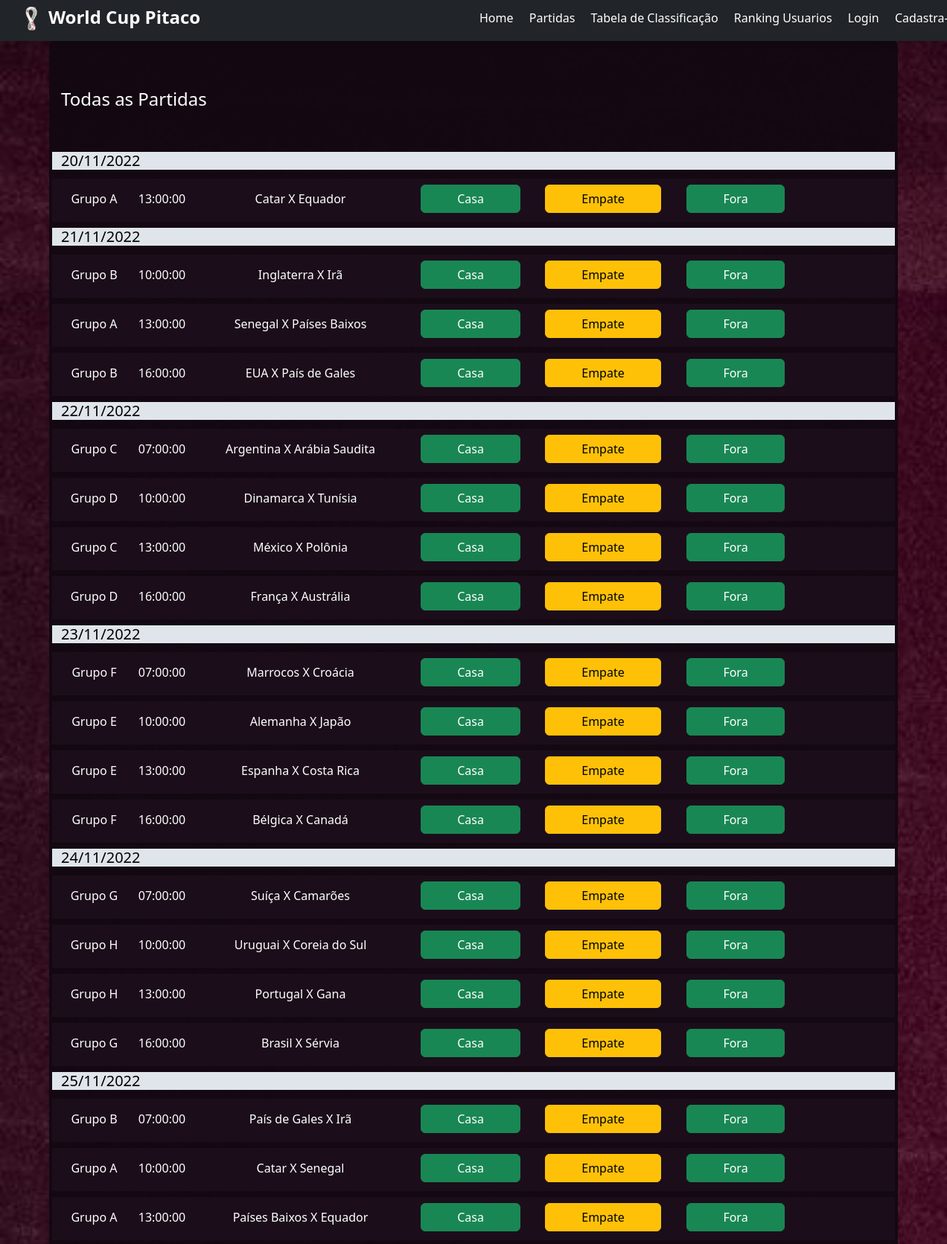
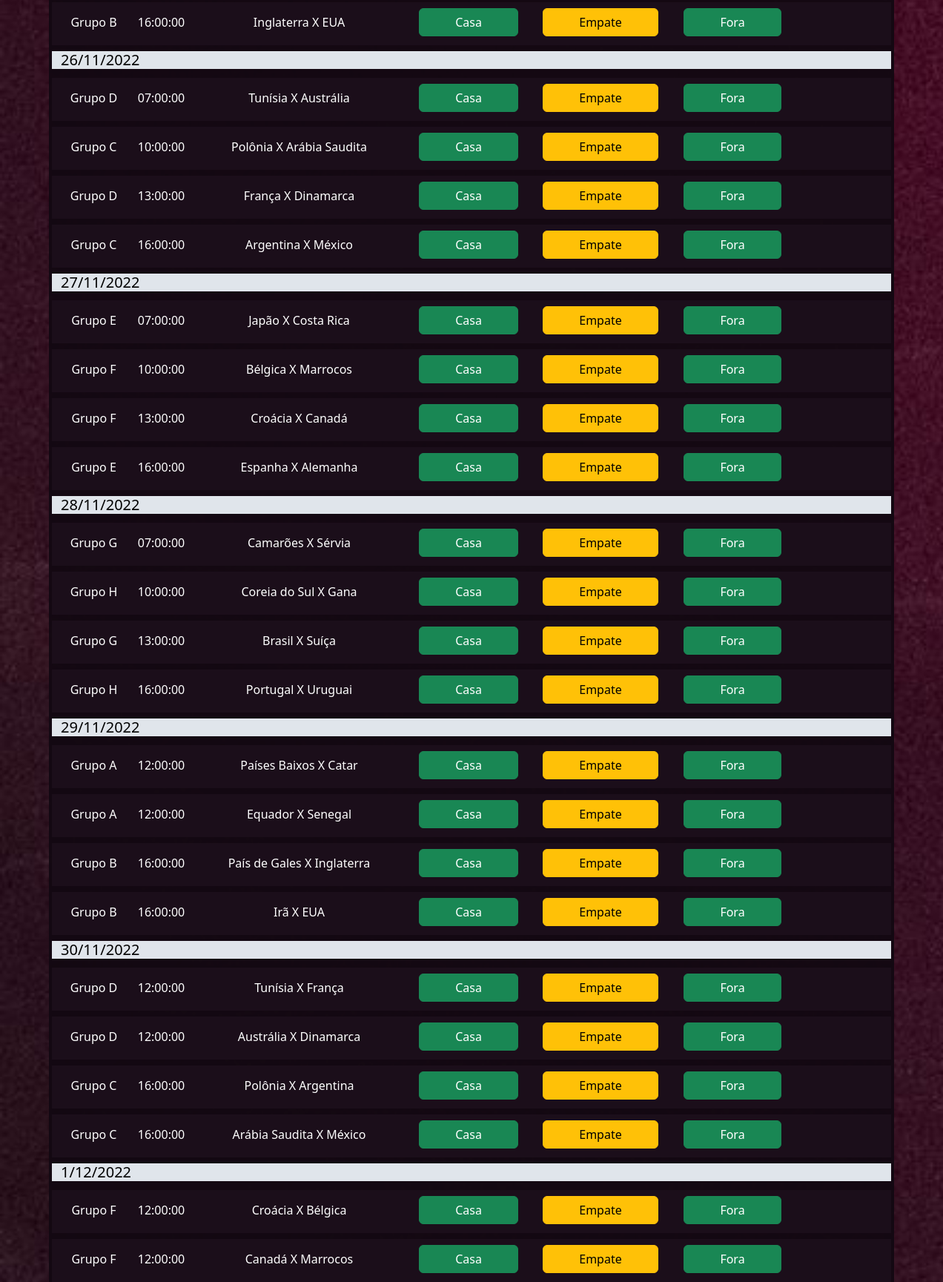
The page /selecoes/partida/todas (upper part) on the database its author committed (2 pictures, top to bottom).
### copadomundo/models.py (models this page shows, shortened)
class Partida(database.Model):
    id = database.Column(database.Integer, primary_key=True)
    descricao = database.Column(database.String, nullable=False)
    gol_casa = database.Column(database.Integer, default=0)
    gol_fora = database.Column(database.Integer, default=0)
    data_partida = database.Column(database.DateTime, default=datetime.now())
    palpites = database.relationship('Palpite', backref='partida', lazy=True)
    status = database.Column(database.String, default="aguardando")

class Grupo(database.Model):
    id = database.Column(database.Integer, primary_key=True)
    nome_grupo = database.Column(database.String, nullable=False, unique=True)
    selecoes = database.relationship('Selecao', backref='grupo', lazy=True)

class Selecao(database.Model):
    id = database.Column(database.Integer, primary_key=True)
    id_grupo = database.Column(database.Integer, database.ForeignKey('grupo.id'), nullable=False)
    id_eliminatoria = database.Column(database.Integer, database.ForeignKey('eliminatoria.id'))
    nome = database.Column(database.String, nullable=False, unique=True)
    foto_selecao = database.Column(database.String, default='selecao_default.png')
    pontos = database.Column(database.Integer, default=0)
    gols_marcado = database.Column(database.Integer, default=0)
    gols_sofrido = database.Column(database.Integer, default=0)
    vitorias = database.Column(database.Integer, default=0)
    derrotas = database.Column(database.Integer, default=0)
    empates = database.Column(database.Integer, default=0)
    qnt_jogos = database.Column(database.Integer, default=0)
    partidas = database.relationship('Partida', secondary=partida_selecao, lazy='subquery', backref=database.backref('selecoes', lazy=True))

### copadomundo/routes.py (the view)
@app.route('/selecoes/partida/todas', methods=['POST', 'GET'])
def todas_partidas():
    partidas = Partida.query.filter(Partida.status.not_like('Finalizada')).order_by(Partida.data_partida).all()
    datas_partidas = []
    data_atual = datetime.now()
    if partidas:
        for partida in partidas:
            if partida.data_partida.date() not in datas_partidas:
                datas_partidas.append(partida.data_partida.date())
        print(datas_partidas)
    return render_template('partidas.html', partidas=partidas, datas_partidas=datas_partidas, data_atual=data_atual)

### copadomundo/templates/partidas.html (shortened to what this page needs)
{% extends 'base.html' %}
{% block body %}
<div class="container rounded-2 p-3 transparent-2 white"style="">
    <div class="row my-5">
        <div class="col-12">
            <h4>Todas as Partidas</h4>
        </div>
    </div>
    {% if partidas %}
        {% for data_partida in datas_partidas %}
            {% set dif = data_partida - data_atual.date() %}
            {% if dif.days >= -1 %}
        <div class="row align-items-center mb-1">
            <div class="col-12 align-self-center mb-2" style="background-color: #e0e5eb;"><h5 class="m-0 black">{{data_partida.day}}/{{data_partida.month}}/{{data_partida.year}}</h5></div>
        </div>
                {% for partida in partidas %}
                    {% if partida.data_partida.date() == data_partida %}
                <div class="row mb-2 transparent-3 p-2 align-items-center d-xl-flex d-lg-flex d-md-flex d-sm-block" style="">
                    <div class="col-xl-1 col-lg-1 col-md-1 px-0 ps-1 text-sm-center mb-sm-1">Grupo {{ partida.selecoes[0].grupo.nome_grupo }}</div>
                    <div class="col-xl-1 col-lg-1 col-md-1 text-sm-center mb-sm-1">{{ partida.data_partida.time() }}</div>
                    <div class="col-xl-3 col-lg-3 col-md-3 text-sm-center mb-sm-1">{{ partida.selecoes[0].nome }} X {{ partida.selecoes[1].nome }}</div>
                    <div class="col-xl-6 col-lg-6 col-md-6 col-sm-12 text-sm-center mb-sm-1">
                        <div class="row justify-content-center align-center" style="width: 100%;">
                            <div class="col-4 px-0 m-0"><a href="{% if current_user.is_authenticated %} {{ url_for('palpite', usuario=current_user.username, partida=partida.id, pitaco='casa') }} {% else %} {{ url_for('palpite', usuario='None', partida=partida.id, pitaco='casa') }} {% endif %}" class="btn btn-success px-5 m-0">Casa</a></div>
                            <div class="col-4 px-0 m-0"><a href="{% if current_user.is_authenticated %} {{ url_for('palpite', usuario=current_user.username, partida=partida.id, pitaco='empate') }} {% else %} {{ url_for('palpite', usuario='None', partida=partida.id, pitaco='empate') }} {% endif %}" class="btn btn-warning px-5 m-0">Empate</a></div>
                            <div class="col-4 px-0 m-0"><a href="{% if current_user.is_authenticated %} {{ url_for('palpite', usuario=current_user.username, partida=partida.id, pitaco='fora') }} {% else %} {{ url_for('palpite', usuario='None', partida=partida.id, pitaco='fora') }} {% endif %}" class="btn btn-success px-5 m-0">Fora</a></div>
                        </div>
                    </div>
                </div>
                    {% endif %}
                {% endfor %}
            {% endif %}
        {% endfor %}
        {% else %}
        <h4>Não há partidas cadastradas!</h4>
    {% endif %}
</div>
{% endblock %}

### copadomundo/static/main.css (style rules this page uses)
body { background-repeat: no-repeat; background-attachment: fixed; background-size: cover; }
.container { background-color: #130912e8; }
.transparent-2 { background-color: #130912f6; }
.transparent-3 { background-color: #1b0f1af6; }
.white { color: white; }
.black { color: rgb(0, 0, 0); }

### rows shown on the page
Partida: nome_grupo "A", data_partida.time "13:00:00", nome "Catar", nome "Equador"
Partida: nome_grupo "B", data_partida.time "10:00:00", nome "Inglaterra", nome "Irã"
Partida: nome_grupo "A", data_partida.time "13:00:00", nome "Senegal", nome "Países Baixos"
Partida: nome_grupo "B", data_partida.time "16:00:00", nome "EUA", nome "País de Gales"
Partida: nome_grupo "C", data_partida.time "07:00:00", nome "Argentina", nome "Arábia Saudita"
Partida: nome_grupo "D", data_partida.time "10:00:00", nome "Dinamarca", nome "Tunísia"
Partida: nome_grupo "C", data_partida.time "13:00:00", nome "México", nome "Polônia"
Partida: nome_grupo "D", data_partida.time "16:00:00", nome "França", nome "Austrália"
Partida: nome_grupo "F", data_partida.time "07:00:00", nome "Marrocos", nome "Croácia"
Partida: nome_grupo "E", data_partida.time "10:00:00", nome "Alemanha", nome "Japão"
Partida: nome_grupo "E", data_partida.time "13:00:00", nome "Espanha", nome "Costa Rica"
Partida: nome_grupo "F", data_partida.time "16:00:00", nome "Bélgica", nome "Canadá"
Partida: nome_grupo "G", data_partida.time "07:00:00", nome "Suíça", nome "Camarões"
Partida: nome_grupo "H", data_partida.time "10:00:00", nome "Uruguai", nome "Coreia do Sul"
Partida: nome_grupo "H", data_partida.time "13:00:00", nome "Portugal", nome "Gana"
Partida: nome_grupo "G", data_partida.time "16:00:00", nome "Brasil", nome "Sérvia"
Partida: nome_grupo "B", data_partida.time "07:00:00", nome "País de Gales", nome "Irã"
Partida: nome_grupo "A", data_partida.time "10:00:00", nome "Catar", nome "Senegal"
Partida: nome_grupo "A", data_partida.time "13:00:00", nome "Países Baixos", nome "Equador"
Partida: nome_grupo "B", data_partida.time "16:00:00", nome "Inglaterra", nome "EUA"
Partida: nome_grupo "D", data_partida.time "07:00:00", nome "Tunísia", nome "Austrália"
Partida: nome_grupo "C", data_partida.time "10:00:00", nome "Polônia", nome "Arábia Saudita"
Partida: nome_grupo "D", data_partida.time "13:00:00", nome "França", nome "Dinamarca"
Partida: nome_grupo "C", data_partida.time "16:00:00", nome "Argentina", nome "México"
Partida: nome_grupo "E", data_partida.time "07:00:00", nome "Japão", nome "Costa Rica"
Partida: nome_grupo "F", data_partida.time "10:00:00", nome "Bélgica", nome "Marrocos"
Partida: nome_grupo "F", data_partida.time "13:00:00", nome "Croácia", nome "Canadá"
Partida: nome_grupo "E", data_partida.time "16:00:00", nome "Espanha", nome "Alemanha"
Partida: nome_grupo "G", data_partida.time "07:00:00", nome "Camarões", nome "Sérvia"
Partida: nome_grupo "H", data_partida.time "10:00:00", nome "Coreia do Sul", nome "Gana"
Partida: nome_grupo "G", data_partida.time "13:00:00", nome "Brasil", nome "Suíça"
Partida: nome_grupo "H", data_partida.time "16:00:00", nome "Portugal", nome "Uruguai"
Partida: nome_grupo "A", data_partida.time "12:00:00", nome "Países Baixos", nome "Catar"
Partida: nome_grupo "A", data_partida.time "12:00:00", nome "Equador", nome "Senegal"
Partida: nome_grupo "B", data_partida.time "16:00:00", nome "País de Gales", nome "Inglaterra"
Partida: nome_grupo "B", data_partida.time "16:00:00", nome "Irã", nome "EUA"
Partida: nome_grupo "D", data_partida.time "12:00:00", nome "Tunísia", nome "França"
Partida: nome_grupo "D", data_partida.time "12:00:00", nome "Austrália", nome "Dinamarca"
Partida: nome_grupo "C", data_partida.time "16:00:00", nome "Polônia", nome "Argentina"
Partida: nome_grupo "C", data_partida.time "16:00:00", nome "Arábia Saudita", nome "México"
Partida: nome_grupo "F", data_partida.time "12:00:00", nome "Croácia", nome "Bélgica"
Partida: nome_grupo "F", data_partida.time "12:00:00", nome "Canadá", nome "Marrocos"

### other values the page prints
{{ data_partida.day }} "20" "21" "22" "23" "24" "25" "26" "27" "28" "29" "30" "1"
{{ data_partida.month }} "11" "11" "11" "11" "11" "11" "11" "11" "11" "11" "11" "12"
{{ data_partida.year }} "2022" "2022" "2022" "2022" "2022" "2022" "2022" "2022" "2022" "2022" "2022" "2022"
